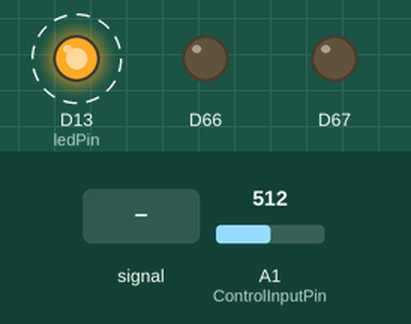
A sketch run on a simulated Arduino Due. Parts: output pins drawn as LEDs (lit = HIGH). Dashed ring = blinking. The inputs (shaded band) are chosen by the test bench; at power-on: A1 (ControlInputPin) = 512 (analog values on the 0–1023 scale).

Above: at 1.2 s.
1.3 s: A1 (ControlInputPin) fed a 200 Hz sine of ±81 counts around its level
At 1.65 s:
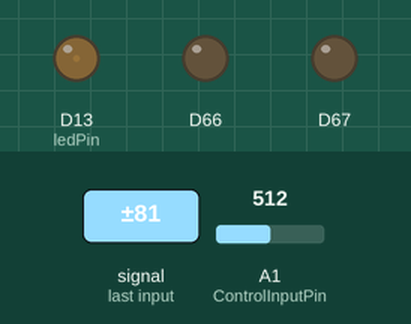
At 2.25 s:
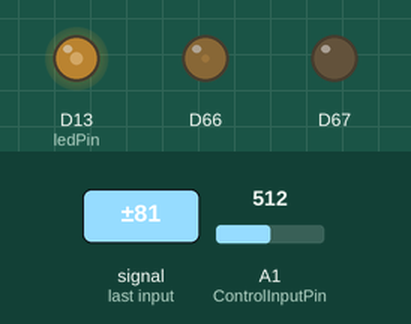
4.3 s: A1 (ControlInputPin) set to 693
Timing chart, 0 to 4.9 s (numbered marks = the images above; inputs shaded):
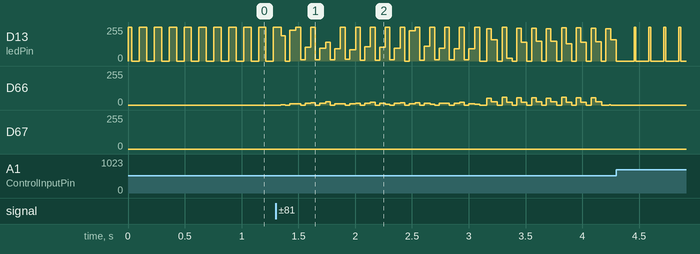

The sketch:

MLC_problem.ino
```cpp
// Variable Declarations

/*int sinwave[120] = {
  // Sin wave

    0x7ff, 0x86a, 0x8d5, 0x93f, 0x9a9, 0xa11, 0xa78, 0xadd, 0xb40, 0xba1,
    0xbff, 0xc5a, 0xcb2, 0xd08, 0xd59, 0xda7, 0xdf1, 0xe36, 0xe77, 0xeb4,
    0xeec, 0xf1f, 0xf4d, 0xf77, 0xf9a, 0xfb9, 0xfd2, 0xfe5, 0xff3, 0xffc,
    0xfff, 0xffc, 0xff3, 0xfe5, 0xfd2, 0xfb9, 0xf9a, 0xf77, 0xf4d, 0xf1f,
    0xeec, 0xeb4, 0xe77, 0xe36, 0xdf1, 0xda7, 0xd59, 0xd08, 0xcb2, 0xc5a,
    0xbff, 0xba1, 0xb40, 0xadd, 0xa78, 0xa11, 0x9a9, 0x93f, 0x8d5, 0x86a,
    0x7ff, 0x794, 0x729, 0x6bf, 0x655, 0x5ed, 0x586, 0x521, 0x4be, 0x45d,
    0x3ff, 0x3a4, 0x34c, 0x2f6, 0x2a5, 0x257, 0x20d, 0x1c8, 0x187, 0x14a,
    0x112, 0xdf, 0xb1, 0x87, 0x64, 0x45, 0x2c, 0x19, 0xb, 0x2,
    0x0, 0x2, 0xb, 0x19, 0x2c, 0x45, 0x64, 0x87, 0xb1, 0xdf,
    0x112, 0x14a, 0x187, 0x1c8, 0x20d, 0x257, 0x2a5, 0x2f6, 0x34c, 0x3a4,
    0x3ff, 0x45d, 0x4be, 0x521, 0x586, 0x5ed, 0x655, 0x6bf, 0x729, 0x794
};*/

int sinwave[] = {3226, 3226, 3225, 3223, 3220, 3216, 3211, 3204, 3196, 3188, 3178, 3167, 3154, 3141, 3126, 3111, 3094, 3076, 3058, 3038, 3017, 2995, 2973, 2949, 2924, 2899, 2873, 2845, 2818, 2789, 2759, 2729, 2698, 2666, 2634, 2601, 2568, 2534, 2499, 2464, 2429, 2393, 2357, 2321, 2284, 2247, 2209, 2172, 2134, 2097, 2059, 2021, 1983, 1945, 1908, 1870, 1833, 1795, 1758, 1722, 1685, 1649, 1613, 1578, 1543, 1508, 1475, 1441, 1408, 1376, 1344, 1314, 1283, 1254, 1225, 1197, 1170, 1144, 1118, 1094, 1070, 1047, 1026, 1005, 985, 967, 949, 932, 917, 902, 889, 877, 866, 856, 847, 839, 833, 828, 824, 821, 819, 819, 819, 821, 824, 828, 834, 840, 848, 857, 867, 878, 890, 904, 918, 934, 951, 968, 987, 1007, 1028, 1050, 1072, 1096, 1121, 1146, 1173, 1200, 1228, 1257, 1286, 1317, 1348, 1379, 1412, 1444, 1478, 1512, 1546, 1581, 1617, 1653, 1689, 1725, 1762, 1799, 1836, 1874, 1912, 1949, 1987, 2025, 2063, 2100, 2138, 2176, 2213, 2250, 2287, 2324, 2361, 2397, 2433, 2468, 2503, 2537, 2571, 2605, 2637, 2670, 2701, 2732, 2762, 2792, 2820, 2848, 2875, 2902, 2927, 2951, 2975, 2998, 3019, 3040, 3060, 3078, 3096, 3112, 3128, 3142, 3156, 3168, 3179, 3189, 3197, 3205, 3211, 3216, 3221, 3223, 3225, 3225, 3225, 3223, 3220, 3216, 3210, 3203, 3196, 3187, 3177, 3165, 3153, 3140, 3125, 3109, 3092, 3075, 3056, 3036, 3015, 2993, 2970, 2947, 2922, 2896, 2870, 2843, 2815, 2786, 2756, 2726, 2695, 2663, 2631, 2598, 2564, 2530, 2496, 2461, 2425, 2390, 2353, 2317, 2280, 2243, 2206, 2168, 2131, 2093, 2055, 2017, 1979, 1942, 1904, 1866, 1829, 1792, 1755, 1718, 1682, 1645, 1610, 1574, 1539, 1505, 1471, 1438, 1405, 1373, 1341, 1310, 1280, 1251, 1222, 1194, 1167, 1141, 1116, 1091, 1068, 1045, 1024, 1003, 983, 965, 947, 931, 915, 901, 888, 876, 865, 855, 846, 839, 832, 827, 823, 821, 819, 819, 819, 821, 824, 829, 834, 841, 849, 858, 868, 879, 892, 905, 920, 936, 952, 970, 989, 1009, 1030, 1052, 1075, 1099, 1123, 1149, 1175, 1203, 1231, 1260, 1289, 1320, 1351, 1382, 1415, 1448, 1481, 1515, 1550, 1585, 1620, 1656, 1692, 1729, 1766, 1803, 1840, 1878, 1915, 1953, 1991, 2029, 2066, 2104, 2142, 2179, 2217, 2254, 2291, 2328, 2364, 2400, 2436, 2471, 2506, 2541, 2575, 2608, 2641, 2673, 2704, 2735, 2765, 2795, 2823, 2851, 2878, 2904, 2929, 2954, 2977, 3000, 3021, 3042, 3062, 3080, 3098, 3114, 3129, 3144, 3157, 3169, 3180, 3190, 3198, 3206, 3212, 3217, 3221, 3224, 3225, 3225, 3225, 3223, 3219, 3215, 3209, 3203, 3195, 3186, 3176, 3164, 3152, 3138, 3123, 3108, 3091, 3073, 3054, 3034, 3013, 2991, 2968, 2944, 2919, 2894, 2867, 2840, 2812, 2783, 2753, 2723, 2692, 2660, 2628, 2595, 2561, 2527, 2492, 2457, 2422, 2386, 2350, 2313, 2276, 2239, 2202, 2164, 2127, 2089, 2051, 2013, 1976, 1938, 1900, 1863, 1825, 1788, 1751, 1714, 1678, 1642, 1606, 1571, 1536, 1502, 1468, 1435, 1402, 1370, 1338, 1307, 1277, 1248, 1219, 1192, 1165, 1139, 1113, 1089, 1066, 1043, 1022, 1001, 981, 963, 946, 929, 914, 900, 887, 875, 864, 854, 845, 838, 832, 827, 823, 820, 819, 819, 819, 822, 825, 829, 835, 842, 850, 859, 869, 880, 893, 907, 921, 937, 954, 972, 991, 1011, 1032, 1054, 1077, 1101, 1126, 1152, 1178, 1205, 1234, 1263, 1292, 1323, 1354, 1386, 1418, 1451, 1485, 1519, 1553, 1588, 1624, 1660, 1696, 1733, 1769, 1807, 1844, 1881, 1919, 1957, 1995, 2032, 2070, 2108, 2146, 2183, 2221, 2258, 2295, 2332, 2368, 2404, 2440, 2475, 2510, 2544, 2578, 2611, 2644, 2676, 2707, 2738, 2768, 2797, 2826, 2854, 2881, 2907, 2932, 2956, 2980, 3002, 3024, 3044, 3063, 3082, 3099, 3116, 3131, 3145, 3158, 3170, 3181, 3190, 3199, 3206, 3212, 3217, 3221, 3224, 3225, 3225, 3224, 3222, 3219, 3215, 3209, 3202, 3194, 3185, 3174, 3163, 3150, 3137, 3122, 3106, 3089, 3071, 3052, 3032, 3011, 2989, 2966, 2942, 2917, 2891, 2865, 2837, 2809, 2780, 2750, 2720, 2689, 2657, 2624, 2591, 2558, 2524, 2489, 2454, 2418, 2382, 2346, 2310, 2273, 2236, 2198, 2161, 2123, 2085, 2048, 2010, 1972, 1934, 1896, 1859, 1822, 1784, 1747, 1711, 1674, 1638, 1603, 1567, 1533, 1498, 1464, 1431, 1399, 1367, 1335, 1304, 1274, 1245, 1217, 1189, 1162, 1136, 1111, 1087, 1063, 1041, 1019, 999, 980, 961, 944, 928, 912, 898, 885, 873, 863, 853, 845, 837, 831, 826, 823, 820, 819, 819, 820, 822, 825, 830, 835, 842, 850, 860, 870, 882, 894, 908, 923, 939, 956, 974, 993, 1013, 1034, 1056, 1079, 1103, 1128, 1154, 1181, 1208, 1236, 1266, 1295, 1326, 1357, 1389, 1421, 1454, 1488, 1522, 1557, 1592, 1628, 1663, 1700, 1736, 1773, 1810, 1848, 1885, 1923, 1961, 1998, 2036, 2074, 2112, 2149, 2187, 2224, 2262, 2298, 2335, 2372, 2408, 2443, 2478, 2513, 2547, 2581, 2614, 2647, 2679, 2710, 2741, 2771, 2800, 2829, 2856, 2883, 2909, 2934, 2959, 2982, 3004, 3026, 3046, 3065, 3084, 3101, 3117, 3132, 3146, 3159, 3171, 3182, 3191, 3200, 3207, 3213, 3218, 3221, 3224, 3225, 3225, 3224, 3222, 3219, 3214, 3208, 3201, 3193, 3184, 3173, 3162, 3149, 3135, 3120, 3104, 3087, 3069, 3050, 3030, 3009, 2986, 2963, 2939, 2914, 2889, 2862, 2834, 2806, 2777, 2747, 2717, 2685, 2654, 2621, 2588, 2554, 2520, 2485, 2450, 2415, 2379, 2342, 2306, 2269, 2232, 2194, 2157, 2119, 2082, 2044, 2006, 1968, 1930, 1893, 1855, 1818, 1781, 1744, 1707, 1671, 1635, 1599, 1564, 1529, 1495, 1461, 1428, 1395, 1363, 1332, 1301, 1271, 1242, 1214, 1186, 1159, 1133, 1108, 1084, 1061, 1039, 1017, 997, 978, 959, 942, 926, 911, 897, 884, 872, 862, 852, 844, 837, 831, 826, 822, 820, 819, 819, 820, 822, 826, 830, 836, 843, 851, 861, 871, 883, 896, 909, 924, 941, 958, 976, 995, 1015, 1036, 1059, 1082, 1106, 1131, 1157, 1183, 1211, 1239, 1268, 1298, 1329, 1360, 1392, 1425, 1458, 1491, 1526, 1560, 1596, 1631, 1667, 1703, 1740, 1777, 1814, 1851, 1889, 1927, 1964, 2002, 2040, 2078, 2116, 2153, 2191, 2228, 2265, 2302, 2339, 2375, 2411, 2447, 2482, 2517, 2551, 2585, 2618, 2650, 2682, 2714, 2744, 2774, 2803, 2832, 2859, 2886, 2912, 2937, 2961, 2984, 3006, 3028, 3048, 3067, 3085, 3103, 3119, 3134, 3148, 3161, 3172, 3183, 3192, 3200, 3208, 3213, 3218, 3222, 3224, 3225, 3225, 3224, 3222, 3218, 3213, 3208, 3200, 3192, 3183, 3172, 3161, 3148, 3134, 3119, 3103, 3085, 3067, 3048, 3028, 3006, 2984, 2961, 2937, 2912, 2886, 2859, 2832, 2803, 2774, 2744, 2714, 2682, 2650, 2618, 2585, 2551, 2517, 2482, 2447, 2411, 2375, 2339, 2302, 2265, 2228, 2191, 2153, 2116, 2078, 2040, 2002, 1964, 1927, 1889, 1851, 1814, 1777, 1740, 1703, 1667, 1631, 1596, 1560, 1526, 1491, 1458, 1425, 1392, 1360, 1329, 1298, 1268, 1239, 1211, 1183, 1157, 1131, 1106, 1082, 1059, 1036, 1015, 995, 976, 958, 941, 924, 909, 896, 883, 871, 861, 851, 843, 836, 830, 826, 822, 820, 819, 819, 820, 822, 826, 831, 837, 844, 852, 862, 872, 884, 897, 911, 926, 942, 959, 978, 997, 1017, 1039, 1061, 1084, 1108, 1133, 1159, 1186, 1214, 1242, 1271, 1301, 1332, 1363, 1395, 1428, 1461, 1495, 1529, 1564, 1599, 1635, 1671, 1707, 1744, 1781, 1818, 1855, 1893, 1930, 1968, 2006, 2044, 2082, 2119, 2157, 2194, 2232, 2269, 2306, 2342, 2379, 2415, 2450, 2485, 2520, 2554, 2588, 2621, 2654, 2685, 2717, 2747, 2777, 2806, 2834, 2862, 2889, 2914, 2939, 2963, 2986, 3009, 3030, 3050, 3069, 3087, 3104, 3120, 3135, 3149, 3162, 3173, 3184, 3193, 3201, 3208, 3214, 3219, 3222, 3224, 3225, 3225, 3224, 3221, 3218, 3213, 3207, 3200, 3191, 3182, 3171, 3159, 3146, 3132, 3117, 3101, 3084, 3065, 3046, 3026, 3004, 2982, 2959, 2934, 2909, 2883, 2856, 2829, 2800, 2771, 2741, 2710, 2679, 2647, 2614, 2581, 2547, 2513, 2478, 2443, 2408, 2372, 2335, 2298, 2262, 2224, 2187, 2149, 2112, 2074, 2036, 1998, 1961, 1923, 1885, 1848, 1810, 1773, 1736, 1700, 1663, 1628, 1592, 1557, 1522, 1488, 1454, 1421, 1389, 1357, 1326, 1295, 1266, 1236, 1208, 1181, 1154, 1128, 1103, 1079, 1056, 1034, 1013, 993, 974, 956, 939, 923, 908, 894, 882, 870, 860, 850, 842, 835, 830, 825, 822, 820, 819, 819, 820, 823, 826, 831, 837, 845, 853, 863, 873, 885, 898, 912, 928, 944, 961, 980, 999, 1019, 1041, 1063, 1087, 1111, 1136, 1162, 1189, 1217, 1245, 1274, 1304, 1335, 1367, 1399, 1431, 1464, 1498, 1533, 1567, 1603, 1638, 1674, 1711, 1747, 1784, 1822, 1859, 1896, 1934, 1972, 2010, 2048, 2085, 2123, 2161, 2198, 2236, 2273, 2310, 2346, 2382, 2418, 2454, 2489, 2524, 2558, 2591, 2624, 2657, 2689, 2720, 2750, 2780, 2809, 2837, 2865, 2891, 2917, 2942, 2966, 2989, 3011, 3032, 3052, 3071, 3089, 3106, 3122, 3137, 3150, 3163, 3174, 3185, 3194, 3202, 3209, 3215, 3219, 3222, 3224, 3225, 3225, 3224, 3221, 3217, 3212, 3206, 3199, 3190, 3181, 3170, 3158, 3145, 3131, 3116, 3099, 3082, 3063, 3044, 3024, 3002, 2980, 2956, 2932, 2907, 2881, 2854, 2826, 2797, 2768, 2738, 2707, 2676, 2644, 2611, 2578, 2544, 2510, 2475, 2440, 2404, 2368, 2332, 2295, 2258, 2221, 2183, 2146, 2108, 2070, 2032, 1995, 1957, 1919, 1881, 1844, 1807, 1769, 1733, 1696, 1660, 1624, 1588, 1553, 1519, 1485, 1451, 1418, 1386, 1354, 1323, 1292, 1263, 1234, 1205, 1178, 1152, 1126, 1101, 1077, 1054, 1032, 1011, 991, 972, 954, 937, 921, 907, 893, 880, 869, 859, 850, 842, 835, 829, 825, 822, 819, 819, 819, 820, 823, 827, 832, 838, 845, 854, 864, 875, 887, 900, 914, 929, 946, 963, 981, 1001, 1022, 1043, 1066, 1089, 1113, 1139, 1165, 1192, 1219, 1248, 1277, 1307, 1338, 1370, 1402, 1435, 1468, 1502, 1536, 1571, 1606, 1642, 1678, 1714, 1751, 1788, 1825, 1863, 1900, 1938, 1976, 2013, 2051, 2089, 2127, 2164, 2202, 2239, 2276, 2313, 2350, 2386, 2422, 2457, 2492, 2527, 2561, 2595, 2628, 2660, 2692, 2723, 2753, 2783, 2812, 2840, 2867, 2894, 2919, 2944, 2968, 2991, 3013, 3034, 3054, 3073, 3091, 3108, 3123, 3138, 3152, 3164, 3176, 3186, 3195, 3203, 3209, 3215, 3219, 3223, 3225, 3225, 3225, 3224, 3221, 3217, 3212, 3206, 3198, 3190, 3180, 3169, 3157, 3144, 3129, 3114, 3098, 3080, 3062, 3042, 3021, 3000, 2977, 2954, 2929, 2904, 2878, 2851, 2823, 2795, 2765, 2735, 2704, 2673, 2641, 2608, 2575, 2541, 2506, 2471, 2436, 2400, 2364, 2328, 2291, 2254, 2217, 2179, 2142, 2104, 2066, 2029, 1991, 1953, 1915, 1878, 1840, 1803, 1766, 1729, 1692, 1656, 1620, 1585, 1550, 1515, 1481, 1448, 1415, 1382, 1351, 1320, 1289, 1260, 1231, 1203, 1175, 1149, 1123, 1099, 1075, 1052, 1030, 1009, 989, 970, 952, 936, 920, 905, 892, 879, 868, 858, 849, 841, 834, 829, 824, 821, 819, 819, 819, 821, 823, 827, 832, 839, 846, 855, 865, 876, 888, 901, 915, 931, 947, 965, 983, 1003, 1024, 1045, 1068, 1091, 1116, 1141, 1167, 1194, 1222, 1251, 1280, 1310, 1341, 1373, 1405, 1438, 1471, 1505, 1539, 1574, 1610, 1645, 1682, 1718, 1755, 1792, 1829, 1866, 1904, 1942, 1979, 2017, 2055, 2093, 2131, 2168, 2206, 2243, 2280, 2317, 2353, 2390, 2425, 2461, 2496, 2530, 2564, 2598, 2631, 2663, 2695, 2726, 2756, 2786, 2815, 2843, 2870, 2896, 2922, 2947, 2970, 2993, 3015, 3036, 3056, 3075, 3092, 3109, 3125, 3140, 3153, 3165, 3177, 3187, 3196, 3203, 3210, 3216, 3220, 3223, 3225, 3225, 3225, 3223, 3221, 3216, 3211, 3205, 3197, 3189, 3179, 3168, 3156, 3142, 3128, 3112, 3096, 3078, 3060, 3040, 3019, 2998, 2975, 2951, 2927, 2902, 2875, 2848, 2820, 2792, 2762, 2732, 2701, 2670, 2637, 2605, 2571, 2537, 2503, 2468, 2433, 2397, 2361, 2324, 2287, 2250, 2213, 2176, 2138, 2100, 2063, 2025, 1987, 1949, 1912, 1874, 1836, 1799, 1762, 1725, 1689, 1653, 1617, 1581, 1546, 1512, 1478, 1444, 1412, 1379, 1348, 1317, 1286, 1257, 1228, 1200, 1173, 1146, 1121, 1096, 1072, 1050, 1028, 1007, 987, 968, 951, 934, 918, 904, 890, 878, 867, 857, 848, 840, 834, 828, 824, 821, 819, 819, 819, 821, 824, 828, 833, 839, 847, 856, 866, 877, 889, 902, 917, 932, 949, 967, 985, 1005, 1026, 1047, 1070, 1094, 1118, 1144, 1170, 1197, 1225, 1254, 1283, 1314, 1344, 1376, 1408, 1441, 1475, 1508, 1543, 1578, 1613, 1649, 1685, 1722, 1758, 1795, 1833, 1870, 1908, 1945, 1983, 2021, 2059, 2097, 2134, 2172, 2209, 2247, 2284, 2321, 2357, 2393, 2429, 2464, 2499, 2534, 2568, 2601, 2634, 2666, 2698, 2729, 2759, 2789, 2818, 2845, 2873, 2899, 2924, 2949, 2973, 2995, 3017, 3038, 3058, 3076, 3094, 3111, 3126, 3141, 3154, 3167, 3178, 3188, 3196, 3204, 3211, 3216, 3220, 3223, 3225, 3226};
uint32_t FS = 2e3;
float TS = 1/float(FS) * 1000000;

int ControlInputPin = 55;			// Sensor pin value
int SensorOutputPin = 9;			// Trigger pin value
int i=0, j=0;                                // loop indexes
char buf[10];			        // string buffer
char buf2[10];			        // string buffer
unsigned long Time;		        // One time marker
unsigned long iniTime;		        // One time marker
int ledPin = 13;
int ControlInput = 0;
int SensorOutput = 0;
int State = 0;

const float K = 1.5;
const uint32_t MIN_DAC_VALUE = 683;
const uint32_t MAX_DAC_VALUE = 3413;
uint32_t aux_input = 0;

void setup() {
  // put your setup code here, to run once:
   //     Serial.begin(9600);
   //     Serial.println("Initialisation Started");
        analogReadResolution(12);
        analogWriteResolution(12);
     //   Serial.println("Initialisation Done");
        iniTime=millis();
      // Serial.println("We have a go");
       pinMode(ledPin, OUTPUT);
}

void loop() {
  if (i == 1000) {
    i=0;
  }

  // Reading control value, averaged 10 times
  ControlInput=0;
  j=0;

  aux_input = analogRead(ControlInputPin);
  if (aux_input < MIN_DAC_VALUE) {
    aux_input = 0;
  }
  else if (aux_input > MAX_DAC_VALUE) {
    aux_input = 4095;
  }
  else {
    aux_input = (aux_input - MIN_DAC_VALUE) * K;
  }

  ControlInput = aux_input;
  /* Implementing the problem*/

  /* State = (sinwave[i] / float(4095)) / 3 + 0.5;
  State = State - ControlInput;*/
  State = sinwave[i] - ControlInput;
  if (State < 0) {
    State = 0;
  }
  else if (State > 4095) {
    State = 4095;
  }
  SensorOutput = int(State);

  analogWrite(DAC0, SensorOutput);
  analogWrite(DAC1  , sinwave[i]);
  analogWrite(ledPin,int(State*255));

  // Time=millis()-iniTime;
  // Serial.println("Datablock");
  // sprintf(buf,"%e hh\n",SensorOutput                                                                   );  	// " hh" is used to avoid unerased numbers 						// in the buffer. Any other string can be used.
  // Serial.print(buf);
  //sprintf(buf2,"%e hh\n",Time*1.0);  	// " hh" is used to avoid unerased numbers 						// in the buffer. Any other string can be used.
  //delay(1);
  //Serial.print(buf2);
  //delay(1);
  i++;
  delayMicroseconds(TS);
}
```
